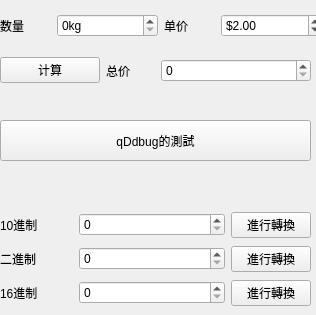
<?xml version="1.0" encoding="UTF-8"?>
<ui version="4.0">
 <class>Widget</class>
 <widget class="QWidget" name="Widget">
  <property name="geometry">
   <rect>
    <x>0</x>
    <y>0</y>
    <width>316</width>
    <height>315</height>
   </rect>
  </property>
  <property name="windowTitle">
   <string>字符串与数值之间的转换</string>
  </property>
  <widget class="QWidget" name="horizontalLayoutWidget">
   <property name="geometry">
    <rect>
     <x>0</x>
     <y>0</y>
     <width>323</width>
     <height>51</height>
    </rect>
   </property>
   <layout class="QHBoxLayout" name="horizontalLayout" stretch="1,2,1,2">
    <item>
     <widget class="QLabel" name="label">
      <property name="text">
       <string>数量</string>
      </property>
     </widget>
    </item>
    <item>
     <widget class="QSpinBox" name="spinBox">
      <property name="sizePolicy">
       <sizepolicy hsizetype="Minimum" vsizetype="Fixed">
        <horstretch>0</horstretch>
        <verstretch>0</verstretch>
       </sizepolicy>
      </property>
      <property name="suffix">
       <string>kg</string>
      </property>
      <property name="prefix">
       <string/>
      </property>
      <property name="maximum">
       <number>999999999</number>
      </property>
     </widget>
    </item>
    <item>
     <widget class="QLabel" name="label_2">
      <property name="text">
       <string>单价</string>
      </property>
     </widget>
    </item>
    <item>
     <widget class="QDoubleSpinBox" name="doubleSpinBox">
      <property name="prefix">
       <string>$</string>
      </property>
      <property name="suffix">
       <string/>
      </property>
      <property name="maximum">
       <double>100000000000000000.000000000000000</double>
      </property>
      <property name="singleStep">
       <double>0.100000000000000</double>
      </property>
      <property name="value">
       <double>2.000000000000000</double>
      </property>
     </widget>
    </item>
   </layout>
  </widget>
  <widget class="QPushButton" name="pushButton_2">
   <property name="geometry">
    <rect>
     <x>0</x>
     <y>120</y>
     <width>311</width>
     <height>41</height>
    </rect>
   </property>
   <property name="text">
    <string>qDdbug的測試</string>
   </property>
  </widget>
  <widget class="QWidget" name="gridLayoutWidget">
   <property name="geometry">
    <rect>
     <x>0</x>
     <y>210</y>
     <width>311</width>
     <height>101</height>
    </rect>
   </property>
   <layout class="QGridLayout" name="gridLayout">
    <item row="2" column="0">
     <layout class="QHBoxLayout" name="horizontalLayout_3" stretch="1,2,1">
      <item>
       <widget class="QLabel" name="label_6">
        <property name="text">
         <string>16進制</string>
        </property>
       </widget>
      </item>
      <item>
       <widget class="QSpinBox" name="spinBox_3">
        <property name="maximum">
         <number>899999999</number>
        </property>
        <property name="displayIntegerBase">
         <number>16</number>
        </property>
       </widget>
      </item>
      <item>
       <widget class="QPushButton" name="pushButton_5">
        <property name="text">
         <string>進行轉換</string>
        </property>
       </widget>
      </item>
     </layout>
    </item>
    <item row="0" column="0">
     <layout class="QHBoxLayout" name="horizontalLayout_2" stretch="1,2,1">
      <item>
       <widget class="QLabel" name="label_4">
        <property name="text">
         <string>10進制</string>
        </property>
       </widget>
      </item>
      <item>
       <widget class="QSpinBox" name="spinBox_2">
        <property name="maximum">
         <number>999999999</number>
        </property>
       </widget>
      </item>
      <item>
       <widget class="QPushButton" name="pushButton_4">
        <property name="text">
         <string>進行轉換</string>
        </property>
       </widget>
      </item>
     </layout>
    </item>
    <item row="1" column="0">
     <layout class="QHBoxLayout" name="horizontalLayout_4" stretch="1,2,1">
      <item>
       <widget class="QLabel" name="label_5">
        <property name="text">
         <string>二進制</string>
        </property>
       </widget>
      </item>
      <item>
       <widget class="QSpinBox" name="spinBox_4">
        <property name="maximum">
         <number>999999999</number>
        </property>
        <property name="value">
         <number>0</number>
        </property>
        <property name="displayIntegerBase">
         <number>2</number>
        </property>
       </widget>
      </item>
      <item>
       <widget class="QPushButton" name="pushButton_6">
        <property name="text">
         <string>進行轉換</string>
        </property>
       </widget>
      </item>
     </layout>
    </item>
   </layout>
  </widget>
  <widget class="QWidget" name="horizontalLayoutWidget_2">
   <property name="geometry">
    <rect>
     <x>0</x>
     <y>50</y>
     <width>311</width>
     <height>41</height>
    </rect>
   </property>
   <layout class="QHBoxLayout" name="horizontalLayout_5" stretch="2,1,3">
    <item>
     <widget class="QPushButton" name="pushButton">
      <property name="text">
       <string>计算</string>
      </property>
     </widget>
    </item>
    <item>
     <widget class="QLabel" name="label_3">
      <property name="text">
       <string>总价</string>
      </property>
     </widget>
    </item>
    <item>
     <widget class="QDoubleSpinBox" name="doubleSpinBox_2">
      <property name="specialValueText">
       <string>0</string>
      </property>
      <property name="prefix">
       <string>$</string>
      </property>
      <property name="suffix">
       <string/>
      </property>
      <property name="decimals">
       <number>5</number>
      </property>
      <property name="maximum">
       <double>100000000000000000.000000000000000</double>
      </property>
      <property name="singleStep">
       <double>0.010000000000000</double>
      </property>
     </widget>
    </item>
   </layout>
  </widget>
 </widget>
 <resources/>
 <connections/>
</ui>
